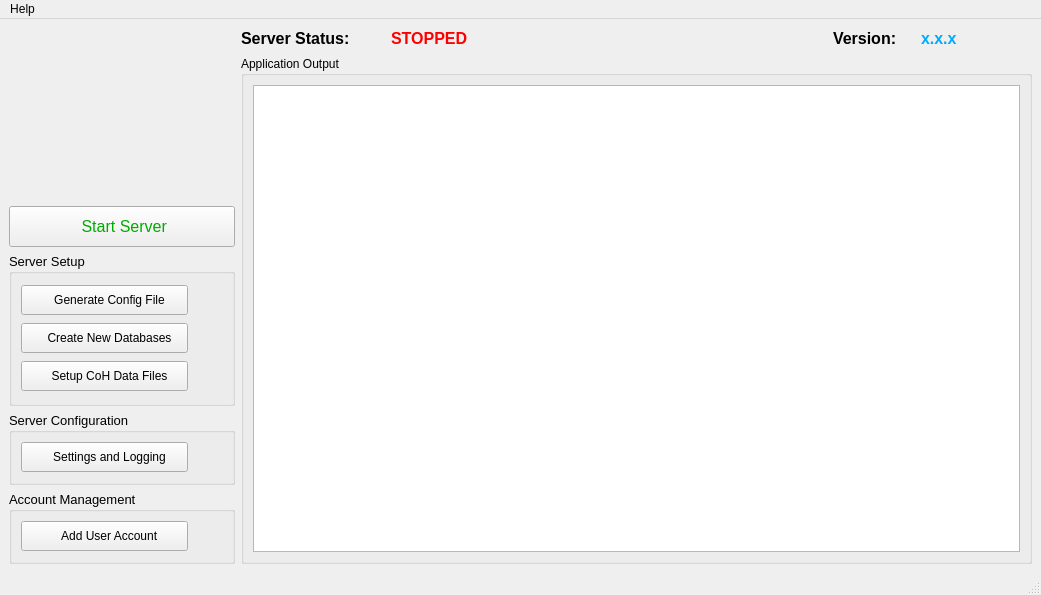
<?xml version="1.0" encoding="UTF-8"?>
<ui version="4.0">
 <class>SEGSAdminTool</class>
 <widget class="QMainWindow" name="SEGSAdminTool">
  <property name="geometry">
   <rect>
    <x>0</x>
    <y>0</y>
    <width>1041</width>
    <height>595</height>
   </rect>
  </property>
  <property name="sizePolicy">
   <sizepolicy hsizetype="Preferred" vsizetype="Preferred">
    <horstretch>0</horstretch>
    <verstretch>0</verstretch>
   </sizepolicy>
  </property>
  <property name="minimumSize">
   <size>
    <width>1041</width>
    <height>574</height>
   </size>
  </property>
  <property name="maximumSize">
   <size>
    <width>2000</width>
    <height>2000</height>
   </size>
  </property>
  <property name="focusPolicy">
   <enum>Qt::NoFocus</enum>
  </property>
  <property name="acceptDrops">
   <bool>false</bool>
  </property>
  <property name="windowTitle">
   <string>SEGSAdmin</string>
  </property>
  <property name="windowIcon">
   <iconset resource="resources.qrc">
    <normaloff>:/icons/Resources/app-icon.svg</normaloff>:/icons/Resources/app-icon.svg</iconset>
  </property>
  <property name="documentMode">
   <bool>false</bool>
  </property>
  <property name="tabShape">
   <enum>QTabWidget::Rounded</enum>
  </property>
  <widget class="QWidget" name="centralwidget">
   <layout class="QGridLayout" name="gridLayout_3">
    <item row="0" column="1">
     <widget class="QLabel" name="authserver_label">
      <property name="minimumSize">
       <size>
        <width>144</width>
        <height>19</height>
       </size>
      </property>
      <property name="maximumSize">
       <size>
        <width>144</width>
        <height>19</height>
       </size>
      </property>
      <property name="font">
       <font>
        <pointsize>12</pointsize>
        <weight>75</weight>
        <bold>true</bold>
       </font>
      </property>
      <property name="text">
       <string>Server Status:</string>
      </property>
     </widget>
    </item>
    <item row="0" column="0" rowspan="2">
     <widget class="QLabel" name="label">
      <property name="minimumSize">
       <size>
        <width>118</width>
        <height>115</height>
       </size>
      </property>
      <property name="maximumSize">
       <size>
        <width>600</width>
        <height>300</height>
       </size>
      </property>
      <property name="text">
       <string/>
      </property>
      <property name="pixmap">
       <pixmap resource="resources.qrc">:/logo/Resources/logo4.png</pixmap>
      </property>
      <property name="alignment">
       <set>Qt::AlignCenter</set>
      </property>
     </widget>
    </item>
    <item row="0" column="3">
     <spacer name="horizontalSpacer_3">
      <property name="orientation">
       <enum>Qt::Horizontal</enum>
      </property>
      <property name="sizeHint" stdset="0">
       <size>
        <width>392</width>
        <height>20</height>
       </size>
      </property>
     </spacer>
    </item>
    <item row="0" column="2">
     <widget class="QLabel" name="authserver_status">
      <property name="minimumSize">
       <size>
        <width>106</width>
        <height>19</height>
       </size>
      </property>
      <property name="maximumSize">
       <size>
        <width>106</width>
        <height>19</height>
       </size>
      </property>
      <property name="font">
       <font>
        <pointsize>12</pointsize>
        <weight>75</weight>
        <bold>true</bold>
       </font>
      </property>
      <property name="styleSheet">
       <string notr="true">color: rgb(255, 0, 0);</string>
      </property>
      <property name="text">
       <string>STOPPED</string>
      </property>
     </widget>
    </item>
    <item row="0" column="4">
     <widget class="QLabel" name="segs_admin_version_label">
      <property name="minimumSize">
       <size>
        <width>82</width>
        <height>19</height>
       </size>
      </property>
      <property name="maximumSize">
       <size>
        <width>82</width>
        <height>19</height>
       </size>
      </property>
      <property name="font">
       <font>
        <pointsize>12</pointsize>
        <weight>75</weight>
        <bold>true</bold>
       </font>
      </property>
      <property name="text">
       <string>Version:</string>
      </property>
     </widget>
    </item>
    <item row="0" column="6">
     <widget class="QPushButton" name="update_detail">
      <property name="text">
       <string/>
      </property>
      <property name="flat">
       <bool>true</bool>
      </property>
     </widget>
    </item>
    <item row="2" column="0">
     <widget class="QPushButton" name="authserver_start">
      <property name="minimumSize">
       <size>
        <width>181</width>
        <height>41</height>
       </size>
      </property>
      <property name="maximumSize">
       <size>
        <width>300</width>
        <height>41</height>
       </size>
      </property>
      <property name="font">
       <font>
        <pointsize>12</pointsize>
       </font>
      </property>
      <property name="styleSheet">
       <string notr="true">color: rgb(0, 170, 0);</string>
      </property>
      <property name="text">
       <string> Start Server</string>
      </property>
      <property name="icon">
       <iconset resource="resources.qrc">
        <normaloff>:/icons/Resources/play.svg</normaloff>:/icons/Resources/play.svg</iconset>
      </property>
      <property name="iconSize">
       <size>
        <width>21</width>
        <height>21</height>
       </size>
      </property>
     </widget>
    </item>
    <item row="0" column="5">
     <widget class="QLabel" name="segs_admin_version">
      <property name="minimumSize">
       <size>
        <width>65</width>
        <height>19</height>
       </size>
      </property>
      <property name="maximumSize">
       <size>
        <width>65</width>
        <height>19</height>
       </size>
      </property>
      <property name="font">
       <font>
        <pointsize>12</pointsize>
        <weight>75</weight>
        <bold>true</bold>
       </font>
      </property>
      <property name="styleSheet">
       <string notr="true">color: rgb(0, 170, 255)</string>
      </property>
      <property name="text">
       <string>x.x.x</string>
      </property>
     </widget>
    </item>
    <item row="5" column="0">
     <widget class="QGroupBox" name="user_box">
      <property name="minimumSize">
       <size>
        <width>226</width>
        <height>73</height>
       </size>
      </property>
      <property name="maximumSize">
       <size>
        <width>226</width>
        <height>73</height>
       </size>
      </property>
      <property name="font">
       <font>
        <pointsize>10</pointsize>
       </font>
      </property>
      <property name="title">
       <string>Account Management</string>
      </property>
      <layout class="QGridLayout" name="gridLayout_5">
       <item row="0" column="0">
        <widget class="QPushButton" name="createUser">
         <property name="minimumSize">
          <size>
           <width>167</width>
           <height>30</height>
          </size>
         </property>
         <property name="maximumSize">
          <size>
           <width>167</width>
           <height>30</height>
          </size>
         </property>
         <property name="font">
          <font>
           <pointsize>9</pointsize>
          </font>
         </property>
         <property name="toolTip">
          <string>&lt;html&gt;&lt;head/&gt;&lt;body&gt;&lt;p&gt;Adds a new user account&lt;/p&gt;&lt;/body&gt;&lt;/html&gt;</string>
         </property>
         <property name="text">
          <string>   Add User Account</string>
         </property>
         <property name="icon">
          <iconset resource="resources.qrc">
           <normaloff>:/icons/Resources/users.svg</normaloff>:/icons/Resources/users.svg</iconset>
         </property>
         <property name="iconSize">
          <size>
           <width>18</width>
           <height>18</height>
          </size>
         </property>
         <property name="checkable">
          <bool>false</bool>
         </property>
         <property name="autoExclusive">
          <bool>false</bool>
         </property>
        </widget>
       </item>
       <item row="0" column="1">
        <spacer name="horizontalSpacer">
         <property name="orientation">
          <enum>Qt::Horizontal</enum>
         </property>
         <property name="sizeHint" stdset="0">
          <size>
           <width>26</width>
           <height>20</height>
          </size>
         </property>
        </spacer>
       </item>
      </layout>
     </widget>
    </item>
    <item row="1" column="1" rowspan="5" colspan="6">
     <widget class="QGroupBox" name="app_output">
      <property name="minimumSize">
       <size>
        <width>791</width>
        <height>451</height>
       </size>
      </property>
      <property name="maximumSize">
       <size>
        <width>1000</width>
        <height>600</height>
       </size>
      </property>
      <property name="title">
       <string>Application Output</string>
      </property>
      <layout class="QGridLayout" name="gridLayout">
       <item row="0" column="0">
        <widget class="QPlainTextEdit" name="output">
         <property name="sizePolicy">
          <sizepolicy hsizetype="Expanding" vsizetype="Fixed">
           <horstretch>0</horstretch>
           <verstretch>0</verstretch>
          </sizepolicy>
         </property>
         <property name="minimumSize">
          <size>
           <width>50</width>
           <height>111</height>
          </size>
         </property>
         <property name="maximumSize">
          <size>
           <width>30000</width>
           <height>30000</height>
          </size>
         </property>
         <property name="font">
          <font>
           <family>MS Shell Dlg 2</family>
          </font>
         </property>
         <property name="autoFillBackground">
          <bool>false</bool>
         </property>
         <property name="readOnly">
          <bool>true</bool>
         </property>
         <property name="plainText">
          <string/>
         </property>
         <property name="textInteractionFlags">
          <set>Qt::TextSelectableByMouse</set>
         </property>
         <property name="backgroundVisible">
          <bool>false</bool>
         </property>
        </widget>
       </item>
      </layout>
     </widget>
    </item>
    <item row="3" column="0">
     <widget class="QGroupBox" name="server_setup_box">
      <property name="minimumSize">
       <size>
        <width>226</width>
        <height>153</height>
       </size>
      </property>
      <property name="maximumSize">
       <size>
        <width>226</width>
        <height>153</height>
       </size>
      </property>
      <property name="font">
       <font>
        <pointsize>10</pointsize>
       </font>
      </property>
      <property name="title">
       <string>Server Setup</string>
      </property>
      <layout class="QGridLayout" name="gridLayout_2">
       <item row="0" column="1">
        <widget class="QLabel" name="icon_status_config">
         <property name="maximumSize">
          <size>
           <width>29</width>
           <height>32</height>
          </size>
         </property>
         <property name="text">
          <string>&lt;html&gt;&lt;head/&gt;&lt;body&gt;&lt;p&gt;&lt;br/&gt;&lt;/p&gt;&lt;/body&gt;&lt;/html&gt;</string>
         </property>
         <property name="textFormat">
          <enum>Qt::RichText</enum>
         </property>
        </widget>
       </item>
       <item row="0" column="0">
        <widget class="QPushButton" name="gen_config_file">
         <property name="minimumSize">
          <size>
           <width>124</width>
           <height>30</height>
          </size>
         </property>
         <property name="maximumSize">
          <size>
           <width>300</width>
           <height>30</height>
          </size>
         </property>
         <property name="font">
          <font>
           <pointsize>9</pointsize>
          </font>
         </property>
         <property name="layoutDirection">
          <enum>Qt::LeftToRight</enum>
         </property>
         <property name="autoFillBackground">
          <bool>false</bool>
         </property>
         <property name="text">
          <string>   Generate Config File</string>
         </property>
         <property name="icon">
          <iconset resource="resources.qrc">
           <normaloff>:/icons/Resources/file-plus.svg</normaloff>:/icons/Resources/file-plus.svg</iconset>
         </property>
         <property name="iconSize">
          <size>
           <width>18</width>
           <height>18</height>
          </size>
         </property>
         <property name="autoRepeat">
          <bool>false</bool>
         </property>
         <property name="autoExclusive">
          <bool>false</bool>
         </property>
        </widget>
       </item>
       <item row="1" column="1">
        <widget class="QLabel" name="icon_status_db">
         <property name="maximumSize">
          <size>
           <width>29</width>
           <height>32</height>
          </size>
         </property>
         <property name="text">
          <string/>
         </property>
         <property name="textFormat">
          <enum>Qt::RichText</enum>
         </property>
        </widget>
       </item>
       <item row="2" column="0">
        <widget class="QPushButton" name="set_up_data_button">
         <property name="enabled">
          <bool>true</bool>
         </property>
         <property name="minimumSize">
          <size>
           <width>124</width>
           <height>30</height>
          </size>
         </property>
         <property name="maximumSize">
          <size>
           <width>300</width>
           <height>30</height>
          </size>
         </property>
         <property name="font">
          <font>
           <pointsize>9</pointsize>
          </font>
         </property>
         <property name="text">
          <string>   Setup CoH Data Files</string>
         </property>
         <property name="icon">
          <iconset resource="resources.qrc">
           <normaloff>:/icons/Resources/settings.svg</normaloff>:/icons/Resources/settings.svg</iconset>
         </property>
         <property name="iconSize">
          <size>
           <width>18</width>
           <height>18</height>
          </size>
         </property>
        </widget>
       </item>
       <item row="1" column="0">
        <widget class="QPushButton" name="runDBTool">
         <property name="enabled">
          <bool>true</bool>
         </property>
         <property name="minimumSize">
          <size>
           <width>124</width>
           <height>30</height>
          </size>
         </property>
         <property name="maximumSize">
          <size>
           <width>300</width>
           <height>30</height>
          </size>
         </property>
         <property name="font">
          <font>
           <pointsize>9</pointsize>
          </font>
         </property>
         <property name="text">
          <string>   Create New Databases</string>
         </property>
         <property name="icon">
          <iconset resource="resources.qrc">
           <normaloff>:/icons/Resources/database.svg</normaloff>:/icons/Resources/database.svg</iconset>
         </property>
         <property name="iconSize">
          <size>
           <width>18</width>
           <height>18</height>
          </size>
         </property>
        </widget>
       </item>
       <item row="2" column="1">
        <widget class="QLabel" name="icon_status_data">
         <property name="maximumSize">
          <size>
           <width>29</width>
           <height>32</height>
          </size>
         </property>
         <property name="text">
          <string/>
         </property>
         <property name="textFormat">
          <enum>Qt::RichText</enum>
         </property>
        </widget>
       </item>
      </layout>
     </widget>
    </item>
    <item row="4" column="0">
     <widget class="QGroupBox" name="server_config">
      <property name="minimumSize">
       <size>
        <width>226</width>
        <height>73</height>
       </size>
      </property>
      <property name="maximumSize">
       <size>
        <width>226</width>
        <height>73</height>
       </size>
      </property>
      <property name="font">
       <font>
        <pointsize>10</pointsize>
       </font>
      </property>
      <property name="title">
       <string>Server Configuration</string>
      </property>
      <layout class="QGridLayout" name="gridLayout_4">
       <item row="0" column="0">
        <widget class="QPushButton" name="settings_button">
         <property name="minimumSize">
          <size>
           <width>167</width>
           <height>30</height>
          </size>
         </property>
         <property name="maximumSize">
          <size>
           <width>167</width>
           <height>30</height>
          </size>
         </property>
         <property name="font">
          <font>
           <pointsize>9</pointsize>
          </font>
         </property>
         <property name="toolTip">
          <string>&lt;html&gt;&lt;head/&gt;&lt;body&gt;&lt;p&gt;IP configuration and logging&lt;/p&gt;&lt;/body&gt;&lt;/html&gt;</string>
         </property>
         <property name="text">
          <string>   Settings and Logging</string>
         </property>
         <property name="icon">
          <iconset resource="resources.qrc">
           <normaloff>:/icons/Resources/sliders.svg</normaloff>:/icons/Resources/sliders.svg</iconset>
         </property>
         <property name="iconSize">
          <size>
           <width>18</width>
           <height>18</height>
          </size>
         </property>
         <property name="checkable">
          <bool>false</bool>
         </property>
        </widget>
       </item>
       <item row="0" column="1">
        <spacer name="horizontalSpacer_2">
         <property name="orientation">
          <enum>Qt::Horizontal</enum>
         </property>
         <property name="sizeHint" stdset="0">
          <size>
           <width>26</width>
           <height>20</height>
          </size>
         </property>
        </spacer>
       </item>
      </layout>
     </widget>
    </item>
   </layout>
  </widget>
  <widget class="QStatusBar" name="statusbar"/>
  <widget class="QMenuBar" name="menuBar">
   <property name="geometry">
    <rect>
     <x>0</x>
     <y>0</y>
     <width>1041</width>
     <height>20</height>
    </rect>
   </property>
   <widget class="QMenu" name="menuHelp">
    <property name="title">
     <string>Help</string>
    </property>
    <addaction name="actionAbout"/>
   </widget>
   <addaction name="menuHelp"/>
  </widget>
  <action name="actionAbout">
   <property name="text">
    <string>About</string>
   </property>
  </action>
 </widget>
 <tabstops>
  <tabstop>authserver_start</tabstop>
  <tabstop>createUser</tabstop>
  <tabstop>gen_config_file</tabstop>
  <tabstop>runDBTool</tabstop>
  <tabstop>output</tabstop>
 </tabstops>
 <resources>
  <include location="resources.qrc"/>
 </resources>
 <connections/>
</ui>
